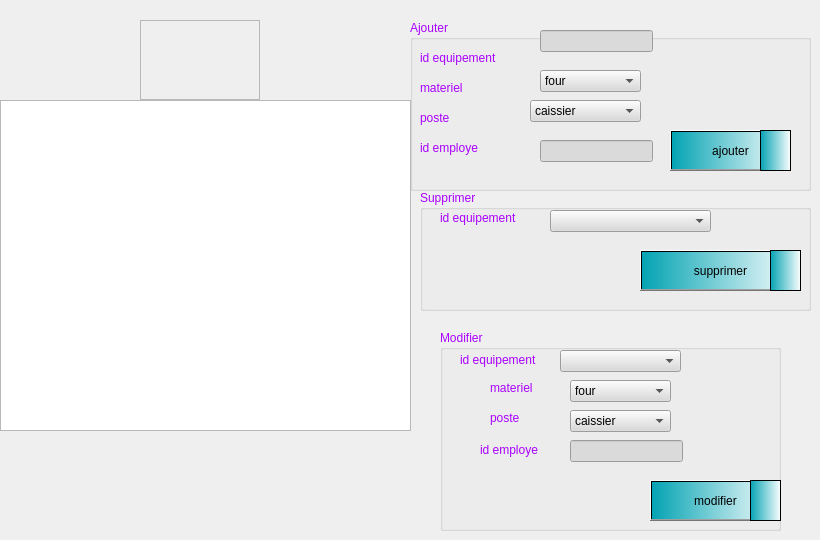
        <widget class="QWidget" name="tab_12">
         <attribute name="title">
          <string>  Gestion Equipement</string>
         </attribute>
         <widget class="QTableView" name="tabequipement">
          <property name="geometry">
           <rect>
            <x>0</x>
            <y>100</y>
            <width>411</width>
            <height>331</height>
           </rect>
          </property>
          <property name="styleSheet">
           <string notr="true"/>
          </property>
         </widget>
         <widget class="QGroupBox" name="groupBox_10">
          <property name="geometry">
           <rect>
            <x>440</x>
            <y>330</y>
            <width>341</width>
            <height>201</height>
           </rect>
          </property>
          <property name="palette">
           <palette>
            <active>
             <colorrole role="WindowText">
              <brush brushstyle="SolidPattern">
               <color alpha="255">
                <red>170</red>
                <green>0</green>
                <blue>255</blue>
               </color>
              </brush>
             </colorrole>
             <colorrole role="Button">
              <brush brushstyle="SolidPattern">
               <color alpha="255">
                <red>218</red>
                <green>218</green>
                <blue>218</blue>
               </color>
              </brush>
             </colorrole>
             <colorrole role="Base">
              <brush brushstyle="SolidPattern">
               <color alpha="255">
                <red>218</red>
                <green>218</green>
                <blue>218</blue>
               </color>
              </brush>
             </colorrole>
             <colorrole role="Window">
              <brush brushstyle="SolidPattern">
               <color alpha="255">
                <red>218</red>
                <green>218</green>
                <blue>218</blue>
               </color>
              </brush>
             </colorrole>
            </active>
            <inactive>
             <colorrole role="WindowText">
              <brush brushstyle="SolidPattern">
               <color alpha="255">
                <red>170</red>
                <green>0</green>
                <blue>255</blue>
               </color>
              </brush>
             </colorrole>
             <colorrole role="Button">
              <brush brushstyle="SolidPattern">
               <color alpha="255">
                <red>218</red>
                <green>218</green>
                <blue>218</blue>
               </color>
              </brush>
             </colorrole>
             <colorrole role="Base">
              <brush brushstyle="SolidPattern">
               <color alpha="255">
                <red>218</red>
                <green>218</green>
                <blue>218</blue>
               </color>
              </brush>
             </colorrole>
             <colorrole role="Window">
              <brush brushstyle="SolidPattern">
               <color alpha="255">
                <red>218</red>
                <green>218</green>
                <blue>218</blue>
               </color>
              </brush>
             </colorrole>
            </inactive>
            <disabled>
             <colorrole role="WindowText">
              <brush brushstyle="SolidPattern">
               <color alpha="255">
                <red>120</red>
                <green>120</green>
                <blue>120</blue>
               </color>
              </brush>
             </colorrole>
             <colorrole role="Button">
              <brush brushstyle="SolidPattern">
               <color alpha="255">
                <red>218</red>
                <green>218</green>
                <blue>218</blue>
               </color>
              </brush>
             </colorrole>
             <colorrole role="Base">
              <brush brushstyle="SolidPattern">
               <color alpha="255">
                <red>218</red>
                <green>218</green>
                <blue>218</blue>
               </color>
              </brush>
             </colorrole>
             <colorrole role="Window">
              <brush brushstyle="SolidPattern">
               <color alpha="255">
                <red>218</red>
                <green>218</green>
                <blue>218</blue>
               </color>
              </brush>
             </colorrole>
            </disabled>
           </palette>
          </property>
          <property name="title">
           <string>Modifier</string>
          </property>
          <widget class="QComboBox" name="ideqmodif">
           <property name="geometry">
            <rect>
             <x>120</x>
             <y>20</y>
             <width>121</width>
             <height>22</height>
            </rect>
           </property>
           <property name="styleSheet">
            <string notr="true"/>
           </property>
          </widget>
          <widget class="QPushButton" name="modifeq">
           <property name="geometry">
            <rect>
             <x>210</x>
             <y>150</y>
             <width>131</width>
             <height>41</height>
            </rect>
           </property>
           <property name="styleSheet">
            <string notr="true">background-color: qlineargradient(spread:repeat, x1:0, y1:0, x2:1, y2:0, stop:0 rgba(3, 163, 179, 255), stop:1 rgba(255, 255, 255, 255));
font: 75 12pt &quot;MS Shell Dlg 2&quot;;
</string>
           </property>
           <property name="text">
            <string>modifier</string>
           </property>
          </widget>
          <widget class="QLineEdit" name="idempmodif">
           <property name="geometry">
            <rect>
             <x>130</x>
             <y>110</y>
             <width>113</width>
             <height>22</height>
            </rect>
           </property>
          </widget>
          <widget class="QLabel" name="label_39">
           <property name="geometry">
            <rect>
             <x>20</x>
             <y>20</y>
             <width>91</width>
             <height>20</height>
            </rect>
           </property>
           <property name="text">
            <string>id equipement</string>
           </property>
          </widget>
          <widget class="QLabel" name="label_40">
           <property name="geometry">
            <rect>
             <x>50</x>
             <y>50</y>
             <width>56</width>
             <height>16</height>
            </rect>
           </property>
           <property name="text">
            <string>materiel</string>
           </property>
          </widget>
          <widget class="QLabel" name="label_41">
           <property name="geometry">
            <rect>
             <x>50</x>
             <y>80</y>
             <width>71</width>
             <height>16</height>
            </rect>
           </property>
           <property name="text">
            <string>poste</string>
           </property>
          </widget>
          <widget class="QLabel" name="label_42">
           <property name="geometry">
            <rect>
             <x>40</x>
             <y>110</y>
             <width>91</width>
             <height>20</height>
            </rect>
           </property>
           <property name="text">
            <string>id employe</string>
           </property>
          </widget>
          <widget class="QComboBox" name="matmodif">
           <property name="geometry">
            <rect>
             <x>130</x>
             <y>50</y>
             <width>101</width>
             <height>22</height>
            </rect>
           </property>
           <item>
            <property name="text">
             <string>four</string>
            </property>
           </item>
           <item>
            <property name="text">
             <string>table</string>
            </property>
           </item>
           <item>
            <property name="text">
             <string>chaise</string>
            </property>
           </item>
           <item>
            <property name="text">
             <string>gaz</string>
            </property>
           </item>
           <item>
            <property name="text">
             <string>friteuse</string>
            </property>
           </item>
           <item>
            <property name="text">
             <string>pizzeria</string>
            </property>
           </item>
          </widget>
          <widget class="QComboBox" name="postmodif">
           <property name="geometry">
            <rect>
             <x>130</x>
             <y>80</y>
             <width>101</width>
             <height>22</height>
            </rect>
           </property>
           <item>
            <property name="text">
             <string>caissier</string>
            </property>
           </item>
           <item>
            <property name="text">
             <string>chef de cuisine</string>
            </property>
           </item>
           <item>
            <property name="text">
             <string>employe</string>
            </property>
           </item>
          </widget>
          <widget class="QFrame" name="frame_44">
           <property name="geometry">
            <rect>
             <x>310</x>
             <y>150</y>
             <width>31</width>
             <height>41</height>
            </rect>
           </property>
           <property name="styleSheet">
            <string notr="true">background-color: qlineargradient(spread:repeat, x1:0, y1:0, x2:1, y2:0, stop:0 rgba(3, 163, 179, 255), stop:1 rgba(255, 255, 255, 255));
image: url(:/resource/edit .png);
font: 75 12pt &quot;MS Shell Dlg 2&quot;;
</string>
           </property>
           <property name="frameShape">
            <enum>QFrame::StyledPanel</enum>
           </property>
           <property name="frameShadow">
            <enum>QFrame::Raised</enum>
           </property>
          </widget>
         </widget>
         <widget class="QGroupBox" name="groupBox_11">
          <property name="geometry">
           <rect>
            <x>420</x>
            <y>190</y>
            <width>391</width>
            <height>121</height>
           </rect>
          </property>
          <property name="palette">
           <palette>
            <active>
             <colorrole role="WindowText">
              <brush brushstyle="SolidPattern">
               <color alpha="255">
                <red>170</red>
                <green>0</green>
                <blue>255</blue>
               </color>
              </brush>
             </colorrole>
             <colorrole role="Button">
              <brush brushstyle="SolidPattern">
               <color alpha="255">
                <red>218</red>
                <green>218</green>
                <blue>218</blue>
               </color>
              </brush>
             </colorrole>
             <colorrole role="Base">
              <brush brushstyle="SolidPattern">
               <color alpha="255">
                <red>218</red>
                <green>218</green>
                <blue>218</blue>
               </color>
              </brush>
             </colorrole>
             <colorrole role="Window">
              <brush brushstyle="SolidPattern">
               <color alpha="255">
                <red>218</red>
                <green>218</green>
                <blue>218</blue>
               </color>
              </brush>
             </colorrole>
            </active>
            <inactive>
             <colorrole role="WindowText">
              <brush brushstyle="SolidPattern">
               <color alpha="255">
                <red>170</red>
                <green>0</green>
                <blue>255</blue>
               </color>
              </brush>
             </colorrole>
             <colorrole role="Button">
              <brush brushstyle="SolidPattern">
               <color alpha="255">
                <red>218</red>
                <green>218</green>
                <blue>218</blue>
               </color>
              </brush>
             </colorrole>
             <colorrole role="Base">
              <brush brushstyle="SolidPattern">
               <color alpha="255">
                <red>218</red>
                <green>218</green>
                <blue>218</blue>
               </color>
              </brush>
             </colorrole>
             <colorrole role="Window">
              <brush brushstyle="SolidPattern">
               <color alpha="255">
                <red>218</red>
                <green>218</green>
                <blue>218</blue>
               </color>
              </brush>
             </colorrole>
            </inactive>
            <disabled>
             <colorrole role="WindowText">
              <brush brushstyle="SolidPattern">
               <color alpha="255">
                <red>120</red>
                <green>120</green>
                <blue>120</blue>
               </color>
              </brush>
             </colorrole>
             <colorrole role="Button">
              <brush brushstyle="SolidPattern">
               <color alpha="255">
                <red>218</red>
                <green>218</green>
                <blue>218</blue>
               </color>
              </brush>
             </colorrole>
             <colorrole role="Base">
              <brush brushstyle="SolidPattern">
               <color alpha="255">
                <red>218</red>
                <green>218</green>
                <blue>218</blue>
               </color>
              </brush>
             </colorrole>
             <colorrole role="Window">
              <brush brushstyle="SolidPattern">
               <color alpha="255">
                <red>218</red>
                <green>218</green>
                <blue>218</blue>
               </color>
              </brush>
             </colorrole>
            </disabled>
           </palette>
          </property>
          <property name="title">
           <string>Supprimer</string>
          </property>
          <widget class="QPushButton" name="supeq">
           <property name="geometry">
            <rect>
             <x>220</x>
             <y>60</y>
             <width>161</width>
             <height>41</height>
            </rect>
           </property>
           <property name="styleSheet">
            <string notr="true">background-color: qlineargradient(spread:repeat, x1:0, y1:0, x2:1, y2:0, stop:0 rgba(3, 163, 179, 255), stop:1 rgba(255, 255, 255, 255));
font: 75 12pt &quot;MS Shell Dlg 2&quot;;
</string>
           </property>
           <property name="text">
            <string>supprimer</string>
           </property>
          </widget>
          <widget class="QComboBox" name="ideqsup">
           <property name="geometry">
            <rect>
             <x>130</x>
             <y>20</y>
             <width>161</width>
             <height>22</height>
            </rect>
           </property>
           <property name="styleSheet">
            <string notr="true"/>
           </property>
          </widget>
          <widget class="QLabel" name="id_equipement">
           <property name="geometry">
            <rect>
             <x>20</x>
             <y>20</y>
             <width>101</width>
             <height>16</height>
            </rect>
           </property>
           <property name="text">
            <string>id equipement</string>
           </property>
          </widget>
          <widget class="QFrame" name="frame_43">
           <property name="geometry">
            <rect>
             <x>350</x>
             <y>60</y>
             <width>31</width>
             <height>41</height>
            </rect>
           </property>
           <property name="styleSheet">
            <string notr="true">background-color: qlineargradient(spread:repeat, x1:0, y1:0, x2:1, y2:0, stop:0 rgba(3, 163, 179, 255), stop:1 rgba(255, 255, 255, 255));
image: url(:/resource/cancel (1).png);
font: 75 12pt &quot;MS Shell Dlg 2&quot;;
</string>
           </property>
           <property name="frameShape">
            <enum>QFrame::StyledPanel</enum>
           </property>
           <property name="frameShadow">
            <enum>QFrame::Raised</enum>
           </property>
          </widget>
         </widget>
         <widget class="QGroupBox" name="groupBox_12">
          <property name="geometry">
           <rect>
            <x>410</x>
            <y>20</y>
            <width>401</width>
            <height>171</height>
           </rect>
          </property>
          <property name="palette">
           <palette>
            <active>
             <colorrole role="WindowText">
              <brush brushstyle="SolidPattern">
               <color alpha="255">
                <red>170</red>
                <green>0</green>
                <blue>255</blue>
               </color>
              </brush>
             </colorrole>
             <colorrole role="Button">
              <brush brushstyle="SolidPattern">
               <color alpha="255">
                <red>218</red>
                <green>218</green>
                <blue>218</blue>
               </color>
              </brush>
             </colorrole>
             <colorrole role="Base">
              <brush brushstyle="SolidPattern">
               <color alpha="255">
                <red>218</red>
                <green>218</green>
                <blue>218</blue>
               </color>
              </brush>
             </colorrole>
             <colorrole role="Window">
              <brush brushstyle="SolidPattern">
               <color alpha="255">
                <red>218</red>
                <green>218</green>
                <blue>218</blue>
               </color>
              </brush>
             </colorrole>
            </active>
            <inactive>
             <colorrole role="WindowText">
              <brush brushstyle="SolidPattern">
               <color alpha="255">
                <red>170</red>
                <green>0</green>
                <blue>255</blue>
               </color>
              </brush>
             </colorrole>
             <colorrole role="Button">
              <brush brushstyle="SolidPattern">
               <color alpha="255">
                <red>218</red>
                <green>218</green>
                <blue>218</blue>
               </color>
              </brush>
             </colorrole>
             <colorrole role="Base">
              <brush brushstyle="SolidPattern">
               <color alpha="255">
                <red>218</red>
                <green>218</green>
                <blue>218</blue>
               </color>
              </brush>
             </colorrole>
             <colorrole role="Window">
              <brush brushstyle="SolidPattern">
               <color alpha="255">
                <red>218</red>
                <green>218</green>
                <blue>218</blue>
               </color>
              </brush>
             </colorrole>
            </inactive>
            <disabled>
             <colorrole role="WindowText">
              <brush brushstyle="SolidPattern">
               <color alpha="255">
                <red>120</red>
                <green>120</green>
                <blue>120</blue>
               </color>
              </brush>
             </colorrole>
             <colorrole role="Button">
              <brush brushstyle="SolidPattern">
               <color alpha="255">
                <red>218</red>
                <green>218</green>
                <blue>218</blue>
               </color>
              </brush>
             </colorrole>
             <colorrole role="Base">
              <brush brushstyle="SolidPattern">
               <color alpha="255">
                <red>218</red>
                <green>218</green>
                <blue>218</blue>
               </color>
              </brush>
             </colorrole>
             <colorrole role="Window">
              <brush brushstyle="SolidPattern">
               <color alpha="255">
                <red>218</red>
                <green>218</green>
                <blue>218</blue>
               </color>
              </brush>
             </colorrole>
            </disabled>
           </palette>
          </property>
          <property name="title">
           <string>Ajouter</string>
          </property>
          <widget class="QLineEdit" name="idempajout">
           <property name="geometry">
            <rect>
             <x>130</x>
             <y>120</y>
             <width>113</width>
             <height>22</height>
            </rect>
           </property>
          </widget>
          <widget class="QPushButton" name="ajouteq">
           <property name="geometry">
            <rect>
             <x>260</x>
             <y>110</y>
             <width>121</width>
             <height>41</height>
            </rect>
           </property>
           <property name="styleSheet">
            <string notr="true">background-color: qlineargradient(spread:repeat, x1:0, y1:0, x2:1, y2:0, stop:0 rgba(3, 163, 179, 255), stop:1 rgba(255, 255, 255, 255));
font: 75 12pt &quot;MS Shell Dlg 2&quot;;
</string>
           </property>
           <property name="text">
            <string>ajouter</string>
           </property>
          </widget>
          <widget class="QLabel" name="label_16">
           <property name="geometry">
            <rect>
             <x>10</x>
             <y>30</y>
             <width>91</width>
             <height>16</height>
            </rect>
           </property>
           <property name="text">
            <string>id equipement</string>
           </property>
          </widget>
          <widget class="QLabel" name="label_17">
           <property name="geometry">
            <rect>
             <x>10</x>
             <y>120</y>
             <width>71</width>
             <height>16</height>
            </rect>
           </property>
           <property name="text">
            <string>id employe</string>
           </property>
          </widget>
          <widget class="QLabel" name="label_18">
           <property name="geometry">
            <rect>
             <x>10</x>
             <y>60</y>
             <width>56</width>
             <height>16</height>
            </rect>
           </property>
           <property name="text">
            <string>materiel</string>
           </property>
          </widget>
          <widget class="QLabel" name="label_19">
           <property name="geometry">
            <rect>
             <x>10</x>
             <y>90</y>
             <width>56</width>
             <height>16</height>
            </rect>
           </property>
           <property name="text">
            <string>poste</string>
           </property>
          </widget>
          <widget class="QLineEdit" name="ideqajout">
           <property name="geometry">
            <rect>
             <x>130</x>
             <y>10</y>
             <width>113</width>
             <height>22</height>
            </rect>
           </property>
          </widget>
          <widget class="QComboBox" name="matajout">
           <property name="geometry">
            <rect>
             <x>130</x>
             <y>50</y>
             <width>101</width>
             <height>22</height>
            </rect>
           </property>
           <item>
            <property name="text">
             <string>four</string>
            </property>
           </item>
           <item>
            <property name="text">
             <string>table</string>
            </property>
           </item>
           <item>
            <property name="text">
             <string>chaise</string>
            </property>
           </item>
           <item>
            <property name="text">
             <string>gaz</string>
            </property>
           </item>
           <item>
            <property name="text">
             <string>friteuse</string>
            </property>
           </item>
           <item>
            <property name="text">
             <string>pizzeria</string>
            </property>
           </item>
          </widget>
          <widget class="QComboBox" name="postajout">
           <property name="geometry">
            <rect>
             <x>120</x>
             <y>80</y>
             <width>111</width>
             <height>22</height>
            </rect>
           </property>
           <item>
            <property name="text">
             <string>caissier</string>
            </property>
           </item>
           <item>
            <property name="text">
             <string>chef de cuisine</string>
            </property>
           </item>
           <item>
            <property name="text">
             <string>employe</string>
            </property>
           </item>
          </widget>
          <widget class="QFrame" name="frame_42">
           <property name="geometry">
            <rect>
             <x>350</x>
             <y>110</y>
             <width>31</width>
             <height>41</height>
            </rect>
           </property>
           <property name="styleSheet">
            <string notr="true">background-color: qlineargradient(spread:repeat, x1:0, y1:0, x2:1, y2:0, stop:0 rgba(3, 163, 179, 255), stop:1 rgba(255, 255, 255, 255));
font: 75 12pt &quot;MS Shell Dlg 2&quot;;
image: url(:/resource/plus (1).png);</string>
           </property>
           <property name="frameShape">
            <enum>QFrame::StyledPanel</enum>
           </property>
           <property name="frameShadow">
            <enum>QFrame::Raised</enum>
           </property>
          </widget>
         </widget>
         <widget class="QFrame" name="frame_38">
          <property name="geometry">
           <rect>
            <x>140</x>
            <y>20</y>
            <width>120</width>
            <height>80</height>
           </rect>
          </property>
          <property name="styleSheet">
           <string notr="true">image: url(:/resource/service.png);</string>
          </property>
          <property name="frameShape">
           <enum>QFrame::StyledPanel</enum>
          </property>
          <property name="frameShadow">
           <enum>QFrame::Raised</enum>
          </property>
         </widget>
         <widget class="QPushButton" name="chat_5">
          <property name="geometry">
           <rect>
            <x>270</x>
            <y>150</y>
            <width>91</width>
            <height>31</height>
           </rect>
          </property>
          <property name="styleSheet">
           <string notr="true">background-color: qlineargradient(spread:repeat, x1:0, y1:0, x2:1, y2:0, stop:0 rgba(3, 163, 179, 255), stop:1 rgba(255, 255, 255, 255));</string>
          </property>
          <property name="text">
           <string>Historique</string>
          </property>
         </widget>
         <zorder>chat_5</zorder>
         <zorder>groupBox_10</zorder>
         <zorder>groupBox_11</zorder>
         <zorder>groupBox_12</zorder>
         <zorder>tabequipement</zorder>
         <zorder>frame_38</zorder>
        </widget>
